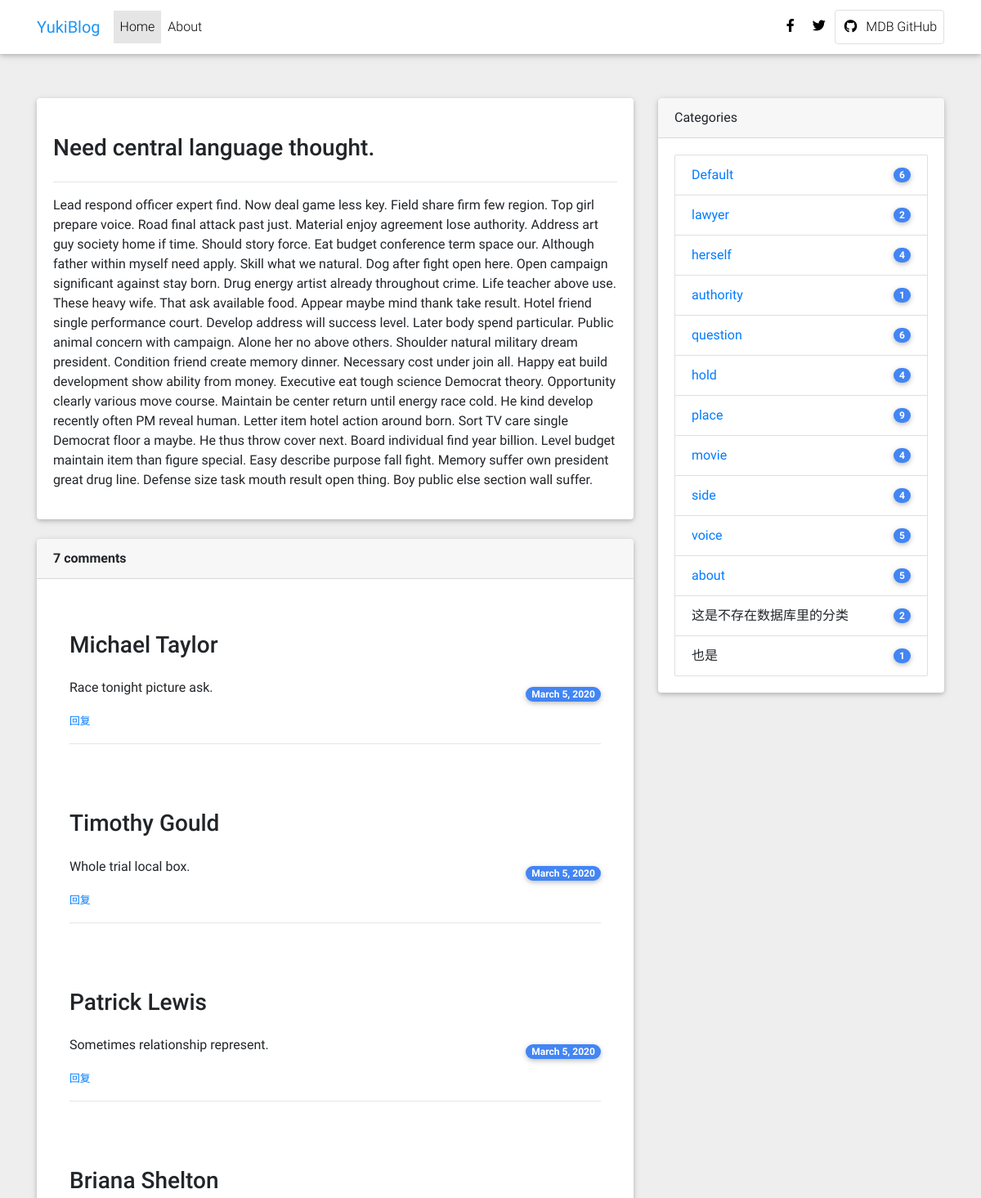
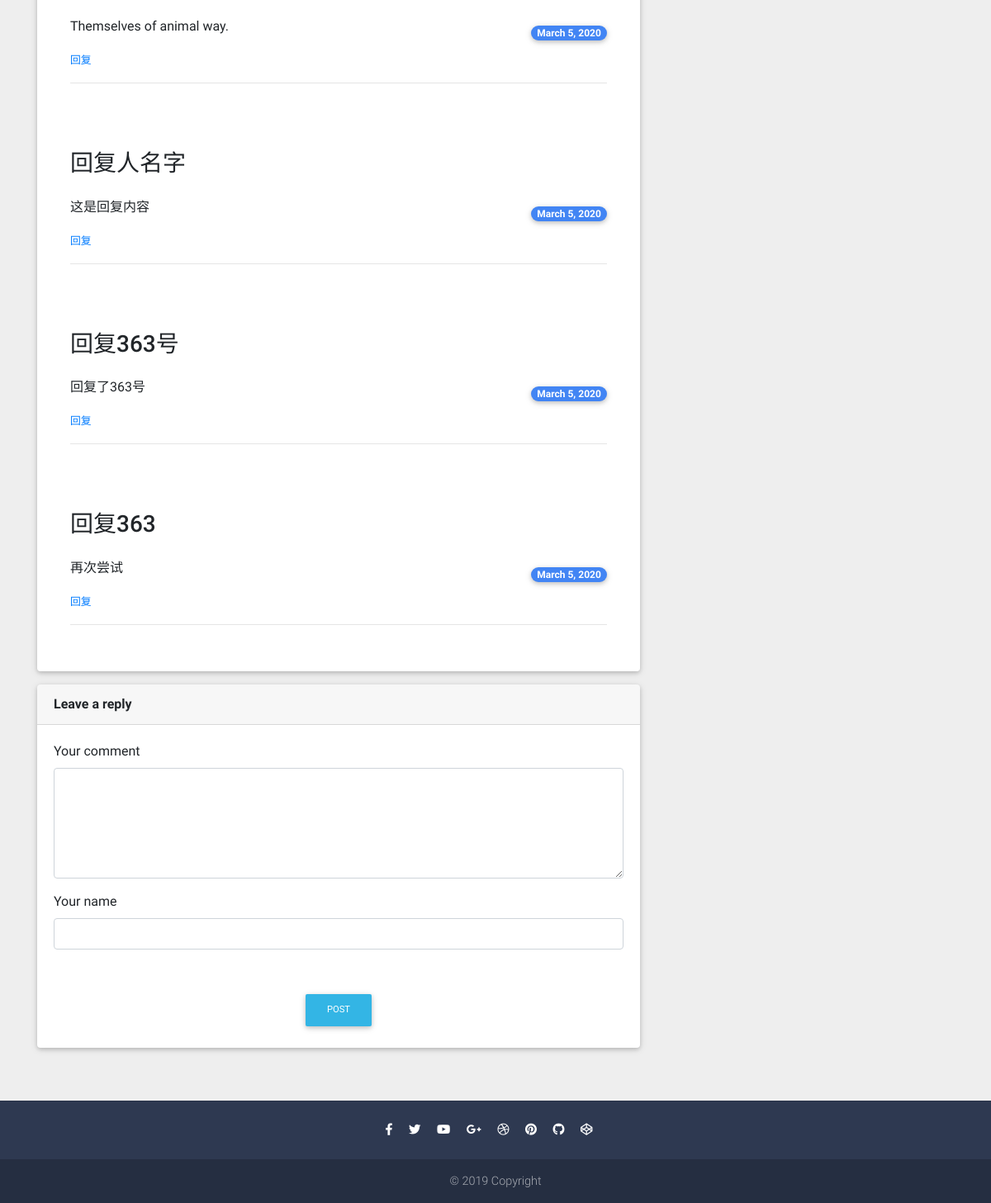
/blog/post/1, run on the app's committed database (2 pictures, top to bottom).
### blog/models.py (models this page shows)
class Post(models.Model):
    title = models.CharField(max_length=60)
    text = models.TextField()
    timestamp = models.DateField(auto_now_add=True)
    category = models.ForeignKey(Category, on_delete=models.CASCADE)

class Comment(models.Model):
    author = models.CharField(max_length=40)
    text = models.TextField()
    from_admin = models.BooleanField(default=False)
    reviewed = models.BooleanField(default=False)
    timestamp = models.DateField(auto_now_add=True, db_index=True)
    post = models.ForeignKey(Post, on_delete=models.CASCADE)
    replied = models.ForeignKey('self', null=True, blank=True, on_delete=models.CASCADE)

class Category(models.Model):
    name = models.CharField(max_length=40, unique=True)

### blog/views.py (the view, shortened to what this page needs)
# urls.py: path('post/<int:post_id>', views.post, name='post'),
@require_http_methods(["GET", "POST"])
def post(request, post_id, reply=None):
    post = Post.objects.get(pk=post_id)
    comments = post.comment_set.all()
    context={
        'post': post,
        'comments': comments,
    }
    return render(request, 'post.html', context=context)

### blog/views.py (called while the page is built)
def custom_proc(request):
    categories = Category.objects.all()
    return {
        "categories":categories,
    }

### blog/templates/post.html (shortened to what this page needs)
{% extends 'base.html' %}
{% block content %}
{% if post %}
<div class="card mb-4 wow fadeIn">
    <div class="card-body">
      <p class="h3 my-4">{{ post.title }}</p>
      <hr>
      <p>{{ post.text}}</p>
    </div>
</div>
{% if comments %}
<div class="card card-comments mb-3 wow fadeIn">
<div class="card-header font-weight-bold">{{ comments|length }} comments</div>
<div class="card-body">
    {% for comment in comments %}
    <div class="card-body">
        <p class="h3 my-4">{{ comment.author }}</p>
        <div class="d-flex justify-content-between align-items-center">
            <p>{{ comment.text }}</p>
            <span class="badge badge-primary badge-pill">{{ comment.timestamp }}</span>
        </div>
        <small><a href="{% url 'reply' comment.id %}">回复</a></small>
        <hr>
    </div>
    {% endfor %}
</div>
</div>
{% endif %}
<div class="card mb-3 wow fadeIn" id="comment-form">
    <div class="card-header font-weight-bold">Leave a reply</div>
    <div class="card-body">
        <form action="{{ request.path }}" method="post">
        <div class="form-group">
            <label for="replyFormComment">Your comment</label>
            <textarea class="form-control" id="replyFormComment" rows="5" name="text"></textarea>
        </div>
        <label for="replyFormName">Your name</label>
        <input id="replyFormName" class="form-control" name="name">
        <br>
        <div class="text-center mt-4">
            <button class="btn btn-info btn-md" type="submit">Post</button>
        </div>
        </form>
    </div>
    </div>
{% endif %}
{% endblock %}

### blog/templates/base.html (shortened to what this page needs)
{% load static %}
<!DOCTYPE html>
<html lang="zh">
<head>
  <link rel="stylesheet" href="https://use.fontawesome.com/releases/v5.11.2/css/all.css">
  <link href="{% static 'css/bootstrap.min.css' %}" rel="stylesheet">
  <link href="{% static 'css/mdb.min.css' %}" rel="stylesheet">
  <link href="{% static 'css/style.min.css' %}" rel="stylesheet">
</head>
<body class="grey lighten-3">
  <header>
    <nav class="navbar fixed-top navbar-expand-lg navbar-light white scrolling-navbar">
      <div class="container">
        <a class="navbar-brand waves-effect" href="{% url 'index' %}">
          <strong class="blue-text">YukiBlog</strong>
        </a>
        <div class="collapse navbar-collapse" id="navbarSupportedContent">
          <ul class="navbar-nav mr-auto">
            <li class="nav-item active">
              <a class="nav-link waves-effect" href="#">Home
              </a>
            </li>
            <li class="nav-item">
              <a class="nav-link waves-effect" href="">About</a>
            </li>
          </ul>
          <ul class="navbar-nav nav-flex-icons">
            <li class="nav-item">
              <a href="https://www.facebook.com/mdbootstrap" class="nav-link waves-effect" target="_blank">
                <i class="fab fa-facebook-f"></i>
              </a>
            </li>
            <li class="nav-item">
              <a href="https://twitter.com/MDBootstrap" class="nav-link waves-effect" target="_blank">
                <i class="fab fa-twitter"></i>
              </a>
            </li>
            <li class="nav-item">
              <a href="https://github.com/mdbootstrap/bootstrap-material-design" class="nav-link border border-light rounded waves-effect"
                target="_blank">
                <i class="fab fa-github mr-2"></i>MDB GitHub
              </a>
            </li>
          </ul>
        </div>
      </div>
    </nav>
  </header>
  <main class="mt-5 pt-5">
    <div class="container">
      <section class="mt-4">
        <div class="row">
          <div class="col-md-8 mb-4">
            {% block content %}{% endblock content %}
          </div>
          <div class="col-md-4 mb-4">
            <div class="card mb-4 wow fadeIn">
              <div class="card-header">Categories</div>
              <div class="card-body">
                <ul class="list-group">
                    {% if categories %}
                    {% for category in categories %}
                    <li class="list-group-item d-flex justify-content-between align-items-center">
                      <a href="{% url 'category' category.id %}">{{ category.name }}</a>
                      <span class="badge badge-primary badge-pill">{{ category.post_set.all|length }}</span>
                    </li>
                    {% endfor %}
                    {% endif %}
                    <li class="list-group-item d-flex justify-content-between align-items-center">
                      这是不存在数据库里的分类
                      <span class="badge badge-primary badge-pill">2</span>
                    </li>
                    <li class="list-group-item d-flex justify-content-between align-items-center">
                      也是
                      <span class="badge badge-primary badge-pill">1</span>
                    </li>
                </ul>
              </div>
            </div>
          </div>
        </div>
      </section>
    </div>
  </main>
  <footer class="page-footer text-center font-small mdb-color darken-2 mt-4 wow fadeIn">
    <hr class="my-4">
    <div class="pb-4">
      <a href="https://www.facebook.com/mdbootstrap" target="_blank">
        <i class="fab fa-facebook-f mr-3"></i>
      </a>
      <a href="https://twitter.com/MDBootstrap" target="_blank">
        <i class="fab fa-twitter mr-3"></i>
      </a>
      <a href="https://www.youtube.com/watch?v=7MUISDJ5ZZ4" target="_blank">
        <i class="fab fa-youtube mr-3"></i>
      </a>
      <a href="https://plus.google.com/u/0/b/107863090883699620484" target="_blank">
        <i class="fab fa-google-plus-g mr-3"></i>
      </a>
      <a href="https://dribbble.com/mdbootstrap" target="_blank">
        <i class="fab fa-dribbble mr-3"></i>
      </a>
      <a href="https://pinterest.com/mdbootstrap" target="_blank">
        <i class="fab fa-pinterest mr-3"></i>
      </a>
      <a href="https://github.com/mdbootstrap/bootstrap-material-design" target="_blank">
        <i class="fab fa-github mr-3"></i>
      </a>
      <a href="http://codepen.io/mdbootstrap/" target="_blank">
        <i class="fab fa-codepen mr-3"></i>
      </a>
    </div>
    <div class="footer-copyright py-3">
      © 2019 Copyright
    </div>
  </footer>
</body>
</html>

### data on the page
Post: title "Need central language thought.", text "Lead respond officer expert find. Now deal game less key. Field share firm few region. Top girl prepare voice. Road final attack past just. Material enjoy agreement lose authority. Address art guy society home if time. Should story force. Eat budget conference term space our. Although father within myself need apply. Skill what we natural. Dog after fight open here. Open campaign significant against stay born. Drug energy artist already throughout crime. Life teacher above use. These heavy wife. That ask available food. Appear maybe mind thank take result. Hotel friend single performance court. Develop address will success level. Later body spend particular. Public animal concern with…"
Comment: author "Michael Taylor", text "Race tonight picture ask.", timestamp "March 5, 2020"
Comment: author "Timothy Gould", text "Whole trial local box.", timestamp "March 5, 2020"
Comment: author "Patrick Lewis", text "Sometimes relationship represent.", timestamp "March 5, 2020"
Comment: author "Briana Shelton", text "Themselves of animal way.", timestamp "March 5, 2020"
Comment: author "回复人名字", text "这是回复内容", timestamp "March 5, 2020"
Comment: author "回复363号", text "回复了363号", timestamp "March 5, 2020"
Comment: author "回复363", text "再次尝试", timestamp "March 5, 2020"
Category: name "Default", post_set.all|length "6"
Category: name "lawyer", post_set.all|length "2"
Category: name "herself", post_set.all|length "4"
Category: name "authority", post_set.all|length "1"
Category: name "question", post_set.all|length "6"
Category: name "hold", post_set.all|length "4"
Category: name "place", post_set.all|length "9"
Category: name "movie", post_set.all|length "4"
Category: name "side", post_set.all|length "4"
Category: name "voice", post_set.all|length "5"
Category: name "about", post_set.all|length "5"

### other printed values
{{ comments|length }} "7"
